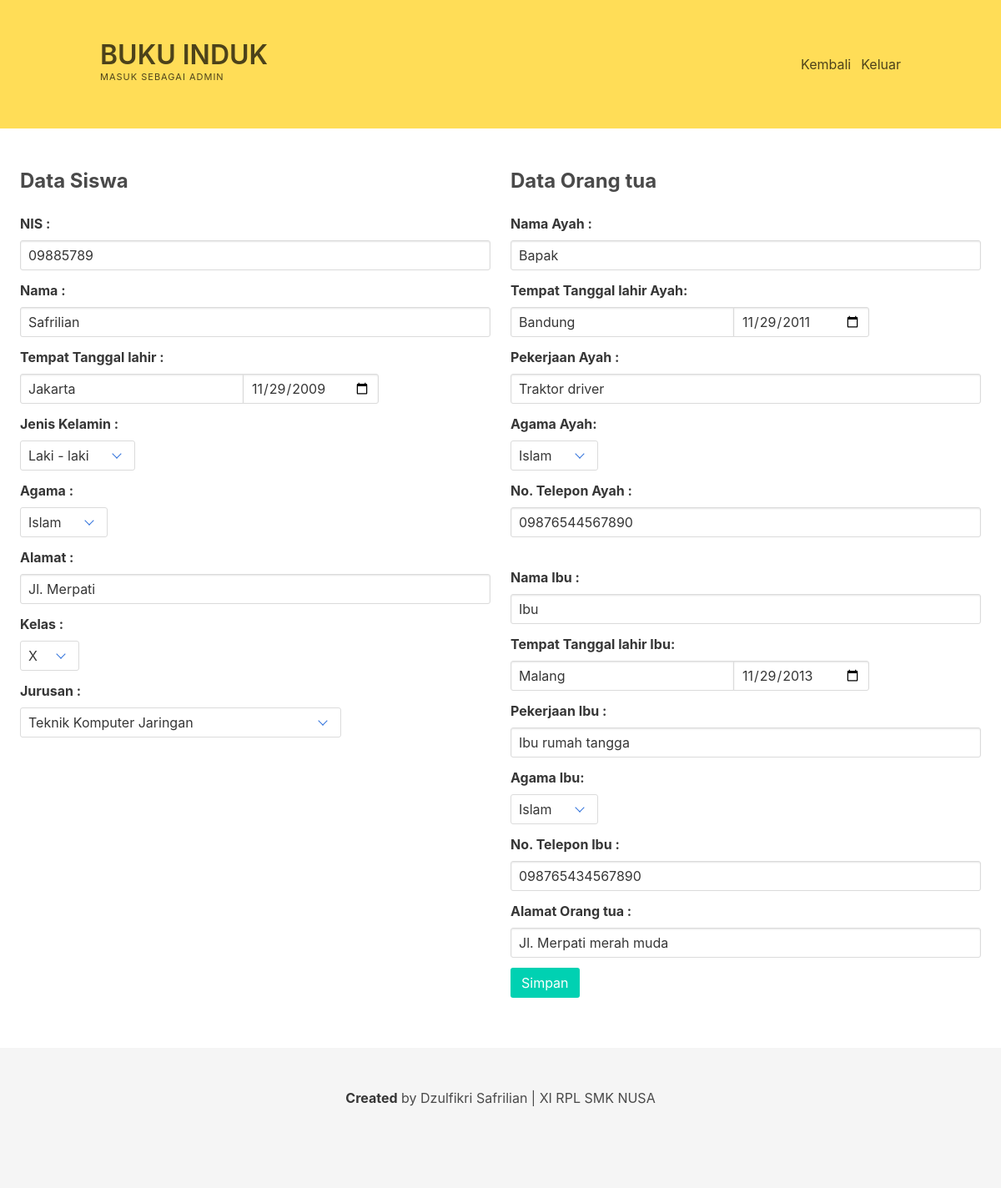
/form_edit.php?id=19, run on the app's committed database.
### tables this page shows
CREATE TABLE `siswa` (
  `id_siswa` int(12) NOT NULL,
  `nis_siswa` varchar(20) NOT NULL,
  `nama_siswa` varchar(50) NOT NULL,
  `tmp_lahir` varchar(50) NOT NULL,
  `tgl_lahir` varchar(20) NOT NULL,
  `jkel_siswa` varchar(20) NOT NULL,
  `agama` varchar(20) NOT NULL,
  `alamat` varchar(255) NOT NULL,
  `kelas` varchar(5) NOT NULL,
  `jurusan` varchar(30) NOT NULL
);

CREATE TABLE `orang_tua` (
  `id_orangtua` int(12) NOT NULL,
  `nama_ayah` varchar(50) NOT NULL,
  `tl_ayah` varchar(50) NOT NULL,
  `tglahir_ayah` varchar(50) NOT NULL,
  `peker_ayah` varchar(50) NOT NULL,
  `agama_ayah` varchar(20) NOT NULL,
  `tlp_ayah` varchar(15) NOT NULL,
  `nama_ibu` varchar(50) NOT NULL,
  `tl_ibu` varchar(50) NOT NULL,
  `tglahir_ibu` varchar(50) NOT NULL,
  `peker_ibu` varchar(50) NOT NULL,
  `agama_ibu` varchar(20) NOT NULL,
  `tlp_ibu` varchar(15) NOT NULL,
  `alamat_orngtua` varchar(100) NOT NULL
);

### form_edit.php (the view, shortened to what this page needs)
<?php
include_once 'config.php';
$id=$_GET['id'];
$sql="SELECT * FROM siswa  inner join orang_tua on siswa.id_siswa=orang_tua.id_orangtua WHERE id_siswa='".$id."'";
$query=mysqli_query($db,$sql);
$data=mysqli_fetch_assoc($query);
?>
        <!DOCTYPE html>
        <html lang="en">
        <head>
            <link rel="stylesheet" href="assets/css/bulma.css">
        </head>
        <body>
            <section class="hero is-warning">
                <div class="hero-body">
                    <div class="container">
                        <nav class="level">
                            <div class="level-left">
                                <div class="level-item">
                                    <div>
                                        <p class="title">BUKU INDUK</p>
                                        <p class="heading">Masuk Sebagai Admin
                                        </p>
                                    </div>
                                </div>
                            </div>
                            <div class="level-right">
                                <div class="level-item">
                                    <p class="level-item">
                                        <a href="admin_page.php">
                                           Kembali
                                        </a>
                                    </p>
                                    <p class="level-item">
                                        <a href="index.php">
                                           Keluar
                                        </a>
                                    </p>
                                </div>
                            </div>
                        </nav>
                    </div>
                </div>
            </section>
            <div class="section">
                <div class="container is-fullhd">
                    <div class="columns">
                        <div class="column">
                            <h1 class="subtitle is-4">
                                <b>Data Siswa</b>
                            </h1>
                            <form action="<?php $_SERVER['PHP_SELF'];?>" method="POST">
                                <div class="field">
                                    <label class="label" for="nis">NIS :</label>
                                    <div class="control">
                                        <input class="input" type="text" name="nis" placeholder="Masukkan NIS anda" value="<?php echo $data['nis_siswa']?>" required>
                                    </div>
                                </div>
                                <div class="field">
                                    <label class="label" for="nama">Nama :</label>
                                    <div class="control">
                                        <input class="input" type="text" name="nama" placeholder="Masukkan nama anda" value="<?php echo $data['nama_siswa']?>" required>
                                    </div>
                                </div>
                                <label class="label" for="tgl_lahir">Tempat Tanggal lahir :</label>
                                <div class="field has-addons">
                                    <p class="control">
                                        <input class="input" type="text" name="tmp_lahir" placeholder="Masukkan tempat anda" value="<?php echo $data['tmp_lahir']?>"
                                            required>
                                    </p>
                                    <p class="control">
                                        <input class="input" type="date" name="tgl_lahir" value="<?php echo $data['tgl_lahir']?>" required>
                                    </p>
                                </div>
                                <div class="field">
                                    <label class="label" for="jkel">Jenis Kelamin :</label>
                                    <div class="control">
                                        <div class="select">
                                            <select name="jkel" required>
                                                <option value="<?php echo $data['jkel_siswa']?>">
                                                    <?php echo $data['jkel_siswa']?>
                                                </option>
                                            </select>
                                        </div>
                                    </div>
                                </div>
                                <div class="field">
                                    <label class="label" for="agama">Agama :</label>
                                    <div class="control">
                                        <div class="select">
                                            <select name="agama" required>
                                                <option value="<?php echo $data['agama']?>">
                                                    <?php echo $data['agama']?>
                                                </option>
                                            </select>
                                        </div>
                                    </div>
                                </div>
                                <div class="field">
                                    <label class="label" for="alamat">Alamat :</label>
                                    <div class="control">
                                        <input class="input" type="text" name="alamat" placeholder="Masukkan alamat anda" value="<?php echo $data['alamat']?>" required>
                                    </div>
                                </div>
                                <div class="field">
                                    <label class="label" for="kelas">Kelas :</label>
                                    <div class="control">
                                        <div class="select">
                                            <select name="kelas" required>
                                                <option value="<?php echo $data['kelas']?>">
                                                    <?php echo $data['kelas']?>
                                                </option>
                                            </select>
                                        </div>
                                    </div>
                                </div>
                                <div class="field">
                                    <label class="label" for="jurusan">Jurusan :</label>
                                    <div class="control">
                                        <div class="select">
                                            <select name="jurusan" required>
                                                <option value="<?php echo $data['jurusan']?>">
                                                    <?php echo $data['jurusan']?>
                                                </option>
                                            </select>
                                        </div>
                                    </div>
                                </div>
                        </div>
                        <div class="column">
                            <h1 class="subtitle is-4">
                                <b>Data Orang tua</b>
                            </h1>
                            <div class="field">
                                <label class="label" for="nama_ayah">Nama Ayah :</label>
                                <div class="control">
                                    <input class="input" type="text" name="nama_ayah" placeholder="Masukkan nama ayah" value="<?php echo $data['nama_ayah']?>"
                                        required>
                                </div>
                            </div>
                            <label class="label" for="tl_ayah">Tempat Tanggal lahir Ayah:</label>
                            <div class="field has-addons">
                                <p class="control">
                                    <input class="input" type="text" name="tl_ayah" placeholder="Masukkan tempat ayah" value="<?php echo $data['tl_ayah']?>"
                                        required>
                                </p>
                                <p class="control">
                                    <input class="input" type="date" name="tglahir_ayah" value="<?php echo $data['tglahir_ayah']?>" required>
                                </p>
                            </div>
                            <div class="field">
                                <label class="label" for="pker_ayah">Pekerjaan Ayah :</label>
                                <div class="control">
                                    <input class="input" type="text" name="pker_ayah" placeholder="Masukkan pekerjaan ayah" value="<?php echo $data['peker_ayah']?>"
                                        required>
                                </div>
                            </div>
                            <div class="field">
                                <label class="label" for="agama_ayah">Agama Ayah:</label>
                                <div class="control">
                                    <div class="select">
                                        <select name="agama_ayah" required>
                                            <option value="<?php echo $data['agama_ayah']?>">
                                                <?php echo $data['agama_ayah']?>
                                            </option>
                                        </select>
                                    </div>
                                </div>
                            </div>
                            <div class="field">
                                <label class="label" for="tlp_ayah">No. Telepon Ayah :</label>
                                <div class="control">
                                    <input class="input" type="number" name="tlp_ayah" placeholder="Masukkan nomor telepon ayah" value="<?php echo $data['tlp_ayah']?>"
                                        required>
                                </div>
                            </div>
                            <br>
                            <div class="field">
                                <label class="label" for="nama_ibu">Nama Ibu :</label>
                                <div class="control">
                                    <input class="input" type="text" name="nama_ibu" placeholder="Masukkan nama ibu" value="<?php echo $data['nama_ibu']?>" required>
                                </div>
                            </div>
                            <label class="label" for="tl_ibu">Tempat Tanggal lahir Ibu:</label>
                            <div class="field has-addons">
                                <p class="control">
                                    <input class="input" type="text" name="tl_ibu" placeholder="Masukkan tempat lahir ibu" value="<?php echo $data['tl_ibu']?>"
                                        required>
                                </p>
                                <p class="control">
                                    <input class="input" type="date" name="tglahir_ibu" value="<?php echo $data['tglahir_ibu']?>" required>
                                </p>
                            </div>
                            <div class="field">
                                <label class="label" for="pker_ibu">Pekerjaan Ibu :</label>
                                <div class="control">
                                    <input class="input" type="text" name="pker_ibu" placeholder="Masukkan pekerjaan ibu" value="<?php echo $data['peker_ibu']?>"
                                        required>
                                </div>
                            </div>
                            <div class="field">
                                <label class="label" for="agama_ibu">Agama Ibu:</label>
                                <div class="control">
                                    <div class="select">
                                        <select name="agama_ibu">
                                            <option value="<?php echo $data['agama_ibu']?>">
                                                <?php echo $data['agama_ibu']?>
                                            </option>
                                        </select>
                                    </div>
                                </div>
                            </div>
                            <div class="field">
                                <label class="label" for="tlp_ibu">No. Telepon Ibu :</label>
                                <div class="control">
                                    <input class="input" type="number" name="tlp_ibu" placeholder="Masukkan nomor telepon ibu" value="<?php echo $data['tlp_ibu']?>"
                                        required>
                                </div>
                            </div>
                            <div class="field">
                                <label class="label" for="alamat_orngtua">Alamat Orang tua :</label>
                                <div class="control">
                                    <input class="input" type="text" name="alamat_orngtua" placeholder="Masukkan alamat orang tua" required value="<?php echo $data['alamat_orngtua']?>">
                                </div>
                            </div>
                            <div class="field">
                                <div class="control">
                                    <button type="submit" name="simpan" value="Simpan" class="button is-primary">Simpan</button>
                                </div>
                            </div>
                        </div>
                    </div>
                </div>
            </div>
            <footer class="footer">
                <div class="container">
                    <div class="content has-text-centered">
                        <p>
                            <strong>Created</strong> by Dzulfikri Safrilian | XI RPL SMK NUSA
                        </p>
                    </div>
                </div>
            </footer>
        </body>
        </html>

### data on the page
siswa: nis "09885789", nama "Safrilian", tmp_lahir "Jakarta", tgl_lahir "11/29/2009", jkel "Laki - laki", agama "Islam", alamat "Jl. Merpati", kelas "X", jurusan "Teknik Komputer Jaringan", nama_ayah "Bapak", tl_ayah "Bandung", tglahir_ayah "11/29/2011", pker_ayah "Traktor driver", agama_ayah "Islam", tlp_ayah "09876544567890", nama_ibu "Ibu", tl_ibu "Malang", tglahir_ibu "11/29/2013", pker_ibu "Ibu rumah tangga", agama_ibu "Islam", tlp_ibu "098765434567890", alamat_orngtua "Jl. Merpati merah muda"
